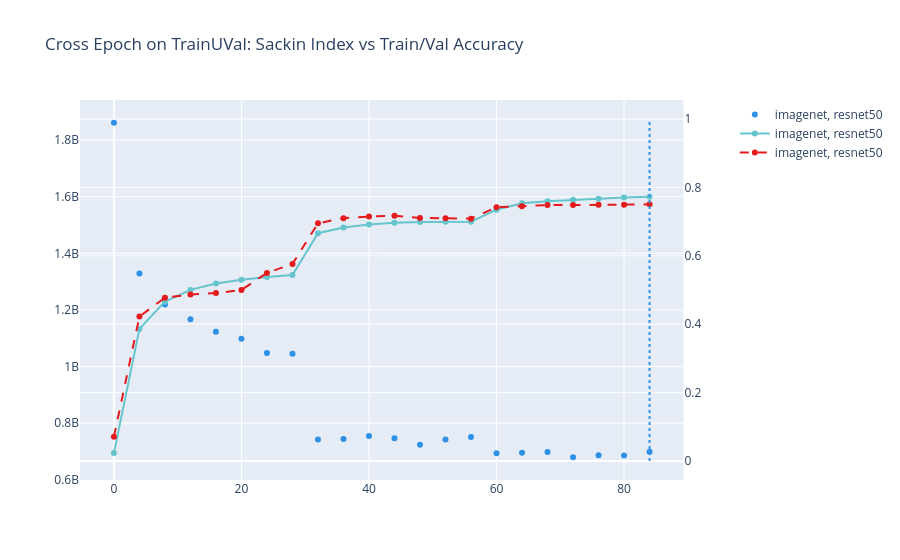

Notebook source saved alongside this figure:
### Code cell
# epoch_trainUval = pd.concat([epoch_data[(epoch_data['split'] == 'trainUval')], epoch_data_better[(epoch_data_better['split'] == 'trainUval')]])
epoch_trainUval = pd.concat([data[(data['split'] == 'trainUval')]])
epoch_trainUval = epoch_trainUval.sort_values(by='epoch')

fig = make_subplots(specs=[[{"secondary_y": True}]], )

sackin_scatter_trainUval = px.scatter(epoch_trainUval, x='epoch', y='sackin_index', color="dataset", color_discrete_sequence=color_seq, symbol="model")
train_acc_trainUval = px.line(epoch_trainUval, x='epoch', y='train_acc', color="dataset", color_discrete_sequence=color_seq_train, symbol="model")
val_acc_trainUval = px.line(epoch_trainUval, x='epoch', y='val_acc', color="dataset", color_discrete_sequence=color_seq_val, symbol="model", line_dash_sequence=['dash'])

for i in range(len(tuple(sackin_scatter_trainUval.data))):
	# get dataset, model out of the trace
	dataset, model = str(sackin_scatter_trainUval.data[i]['name']).split(", ")
    
	all_epochs = epoch_trainUval[(epoch_trainUval['dataset'] == dataset) & (epoch_trainUval['model'] == model)]
	# find the epoch where val acc is maximum
	best_epoch = all_epochs.sort_values(by='val_acc', ascending=False).iloc[0]['epoch']

	fig.add_trace(
		sackin_scatter_trainUval.data[i],
		secondary_y=False,
	)

	# fig.update_yaxes(type="log", secondary_y=False)

	fig.add_trace(
		train_acc_trainUval.data[i],
		secondary_y=True,
	)
 
	fig.add_trace(
		val_acc_trainUval.data[i],
		secondary_y=True,
	)
 
	# add a vertical line at best epoch
	fig.add_trace(go.Scatter(x=[best_epoch, best_epoch], y=[0, 1], mode="lines", line=dict(color=sackin_scatter_trainUval.data[i]['marker']['color'], dash="dot"), legendgroup=sackin_scatter_trainUval.data[i]['name'], showlegend=False), secondary_y=True)

# set title
fig.update_layout(
	title_text="Cross Epoch on TrainUVal: Sackin Index vs Train/Val Accuracy"
)
fig.show()

### Figure 1 — Plotly figure (JSON) as saved in the notebook; plotly's stock layout.template omitted (floating-point values rounded to 4 significant figures)
{"data": [{"hovertemplate": "dataset=imagenet<br>model=resnet50<br>epoch=%{x}<br>sackin_index=%{y}<extra></extra>", "legendgroup": "imagenet, resnet50", "marker": {"color": "#2E91E5", "symbol": "circle"}, "mode": "markers", "name": "imagenet, resnet50", "orientation": "v", "showlegend": true, "type": "scatter", "x": [0, 4, 8, 12, 16, 20, 24, 28, 32, 36, 40, 44, 48, 52, 56, 60, 64, 68, 72, 76, 80, 84], "xaxis": "x", "y": [1861000000.0, 1328000000.0, 1219000000.0, 1167000000.0, 1123000000.0, 1099000000.0, 1048000000.0, 1045000000.0, 742400000.0, 744100000.0, 755100000.0, 747000000.0, 723800000.0, 742700000.0, 750900000.0, 694200000.0, 695700000.0, 697900000.0, 679700000.0, 686600000.0, 685600000.0, 699300000.0], "yaxis": "y"}, {"hovertemplate": "dataset=imagenet<br>model=resnet50<br>epoch=%{x}<br>train_acc=%{y}<extra></extra>", "legendgroup": "imagenet, resnet50", "line": {"color": "rgb(102, 197, 204)", "dash": "solid"}, "marker": {"symbol": "circle"}, "mode": "lines+markers", "name": "imagenet, resnet50", "orientation": "v", "showlegend": true, "type": "scatter", "x": [0, 4, 8, 12, 16, 20, 24, 28, 32, 36, 40, 44, 48, 52, 56, 60, 64, 68, 72, 76, 80, 84], "xaxis": "x", "y": [0.0231, 0.3863, 0.466, 0.5004, 0.5189, 0.5297, 0.5382, 0.5436, 0.6662, 0.6828, 0.6915, 0.6965, 0.6986, 0.6997, 0.6998, 0.7349, 0.7534, 0.7597, 0.7636, 0.767, 0.7704, 0.7724], "yaxis": "y2"}, {"hovertemplate": "dataset=imagenet<br>model=resnet50<br>epoch=%{x}<br>val_acc=%{y}<extra></extra>", "legendgroup": "imagenet, resnet50", "line": {"color": "rgb(228,26,28)", "dash": "dash"}, "marker": {"symbol": "circle"}, "mode": "lines+markers", "name": "imagenet, resnet50", "orientation": "v", "showlegend": true, "type": "scatter", "x": [0, 4, 8, 12, 16, 20, 24, 28, 32, 36, 40, 44, 48, 52, 56, 60, 64, 68, 72, 76, 80, 84], "xaxis": "x", "y": [0.07076, 0.4226, 0.4774, 0.4867, 0.491, 0.4999, 0.55, 0.5764, 0.6949, 0.7101, 0.7149, 0.7168, 0.7106, 0.7095, 0.7086, 0.742, 0.745, 0.7483, 0.7484, 0.7494, 0.7491, 0.7505], "yaxis": "y2"}, {"legendgroup": "imagenet, resnet50", "line": {"color": "#2E91E5", "dash": "dot"}, "mode": "lines", "showlegend": false, "type": "scatter", "x": [84, 84], "xaxis": "x", "y": [0, 1], "yaxis": "y2"}], "layout": {"title": {"text": "Cross Epoch on TrainUVal: Sackin Index vs Train/Val Accuracy"}, "xaxis": {"anchor": "y", "domain": [0, 0.94]}, "yaxis": {"anchor": "x", "domain": [0, 1]}, "yaxis2": {"anchor": "x", "overlaying": "y", "side": "right"}}}
